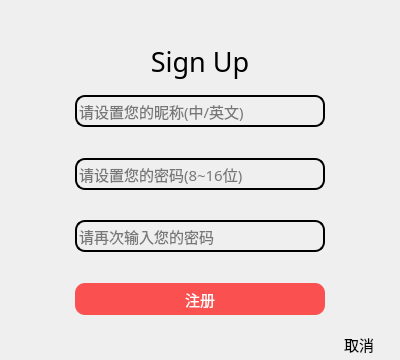
<?xml version="1.0" encoding="UTF-8"?>
<ui version="4.0">
 <class>RegistDialog</class>
 <widget class="QDialog" name="RegistDialog">
  <property name="geometry">
   <rect>
    <x>0</x>
    <y>0</y>
    <width>400</width>
    <height>360</height>
   </rect>
  </property>
  <property name="minimumSize">
   <size>
    <width>400</width>
    <height>360</height>
   </size>
  </property>
  <property name="maximumSize">
   <size>
    <width>400</width>
    <height>360</height>
   </size>
  </property>
  <property name="font">
   <font>
    <family>楷体</family>
    <pointsize>11</pointsize>
   </font>
  </property>
  <property name="windowTitle">
   <string>LivePlayer</string>
  </property>
  <property name="windowIcon">
   <iconset>
    <normaloff>Res/Player.ico</normaloff>Res/Player.ico</iconset>
  </property>
  <property name="styleSheet">
   <string notr="true"/>
  </property>
  <layout class="QGridLayout" name="gridLayout">
   <property name="leftMargin">
    <number>0</number>
   </property>
   <property name="topMargin">
    <number>0</number>
   </property>
   <property name="rightMargin">
    <number>0</number>
   </property>
   <property name="bottomMargin">
    <number>0</number>
   </property>
   <property name="spacing">
    <number>0</number>
   </property>
   <item row="3" column="0">
    <widget class="QWidget" name="widgetEdtRePwd" native="true">
     <layout class="QHBoxLayout" name="horizontalLayout_4">
      <item>
       <spacer name="horizontalSpacer_7">
        <property name="orientation">
         <enum>Qt::Horizontal</enum>
        </property>
        <property name="sizeHint" stdset="0">
         <size>
          <width>57</width>
          <height>20</height>
         </size>
        </property>
       </spacer>
      </item>
      <item>
       <widget class="QLineEdit" name="edtRePwd">
        <property name="minimumSize">
         <size>
          <width>250</width>
          <height>32</height>
         </size>
        </property>
        <property name="styleSheet">
         <string notr="true">QLineEdit
{font: 9pt &quot;幼圆&quot;;
background-color: rgba(255, 255, 255, 0);
border-radius:10px;
border:2px solid rgb(0,0,0);
}
QLineEdit[echoMode=&quot;2&quot;]{
    lineedit-password-character:9835;
}</string>
        </property>
        <property name="maxLength">
         <number>16</number>
        </property>
        <property name="echoMode">
         <enum>QLineEdit::Password</enum>
        </property>
        <property name="placeholderText">
         <string>请再次输入您的密码</string>
        </property>
       </widget>
      </item>
      <item>
       <spacer name="horizontalSpacer_8">
        <property name="orientation">
         <enum>Qt::Horizontal</enum>
        </property>
        <property name="sizeHint" stdset="0">
         <size>
          <width>57</width>
          <height>20</height>
         </size>
        </property>
       </spacer>
      </item>
     </layout>
    </widget>
   </item>
   <item row="2" column="0">
    <widget class="QWidget" name="widgetEdtPwd" native="true">
     <layout class="QHBoxLayout" name="horizontalLayout_3">
      <item>
       <spacer name="horizontalSpacer_5">
        <property name="orientation">
         <enum>Qt::Horizontal</enum>
        </property>
        <property name="sizeHint" stdset="0">
         <size>
          <width>57</width>
          <height>20</height>
         </size>
        </property>
       </spacer>
      </item>
      <item>
       <widget class="QLineEdit" name="edtPwd">
        <property name="minimumSize">
         <size>
          <width>250</width>
          <height>32</height>
         </size>
        </property>
        <property name="styleSheet">
         <string notr="true">QLineEdit
{font: 9pt &quot;幼圆&quot;;
background-color: rgba(255, 255, 255, 0);
border-radius:10px;
border:2px solid rgb(0,0,0);
}
QLineEdit[echoMode=&quot;2&quot;]{
    lineedit-password-character:9835;
}</string>
        </property>
        <property name="maxLength">
         <number>16</number>
        </property>
        <property name="echoMode">
         <enum>QLineEdit::Password</enum>
        </property>
        <property name="placeholderText">
         <string>请设置您的密码(8~16位)</string>
        </property>
       </widget>
      </item>
      <item>
       <spacer name="horizontalSpacer_6">
        <property name="orientation">
         <enum>Qt::Horizontal</enum>
        </property>
        <property name="sizeHint" stdset="0">
         <size>
          <width>57</width>
          <height>20</height>
         </size>
        </property>
       </spacer>
      </item>
     </layout>
    </widget>
   </item>
   <item row="1" column="0">
    <widget class="QWidget" name="widgetEdtName" native="true">
     <layout class="QHBoxLayout" name="horizontalLayout_2">
      <item>
       <spacer name="horizontalSpacer_3">
        <property name="orientation">
         <enum>Qt::Horizontal</enum>
        </property>
        <property name="sizeHint" stdset="0">
         <size>
          <width>57</width>
          <height>20</height>
         </size>
        </property>
       </spacer>
      </item>
      <item>
       <widget class="QLineEdit" name="edtName">
        <property name="minimumSize">
         <size>
          <width>250</width>
          <height>32</height>
         </size>
        </property>
        <property name="styleSheet">
         <string notr="true">QLineEdit
{font: 9pt &quot;幼圆&quot;;
background-color: rgba(255, 255, 255, 0);
border-radius:10px;
border:2px solid rgb(0,0,0);
}
</string>
        </property>
        <property name="maxLength">
         <number>10</number>
        </property>
        <property name="placeholderText">
         <string>请设置您的昵称(中/英文)</string>
        </property>
       </widget>
      </item>
      <item>
       <spacer name="horizontalSpacer_4">
        <property name="orientation">
         <enum>Qt::Horizontal</enum>
        </property>
        <property name="sizeHint" stdset="0">
         <size>
          <width>57</width>
          <height>20</height>
         </size>
        </property>
       </spacer>
      </item>
     </layout>
    </widget>
   </item>
   <item row="0" column="0">
    <widget class="QWidget" name="widgetTitle" native="true">
     <layout class="QGridLayout" name="gridLayout_2">
      <property name="leftMargin">
       <number>0</number>
      </property>
      <property name="topMargin">
       <number>0</number>
      </property>
      <property name="rightMargin">
       <number>0</number>
      </property>
      <property name="bottomMargin">
       <number>0</number>
      </property>
      <item row="0" column="0">
       <widget class="QLabel" name="labTitle">
        <property name="sizePolicy">
         <sizepolicy hsizetype="Preferred" vsizetype="Preferred">
          <horstretch>0</horstretch>
          <verstretch>0</verstretch>
         </sizepolicy>
        </property>
        <property name="minimumSize">
         <size>
          <width>0</width>
          <height>80</height>
         </size>
        </property>
        <property name="font">
         <font>
          <family>Segoe Script</family>
          <pointsize>20</pointsize>
          <weight>50</weight>
          <italic>false</italic>
          <bold>false</bold>
         </font>
        </property>
        <property name="styleSheet">
         <string notr="true"/>
        </property>
        <property name="text">
         <string>Sign Up</string>
        </property>
        <property name="alignment">
         <set>Qt::AlignBottom|Qt::AlignHCenter</set>
        </property>
       </widget>
      </item>
     </layout>
    </widget>
   </item>
   <item row="4" column="0">
    <widget class="QWidget" name="widget_6" native="true">
     <layout class="QHBoxLayout" name="horizontalLayout_5">
      <item>
       <spacer name="horizontalSpacer_9">
        <property name="orientation">
         <enum>Qt::Horizontal</enum>
        </property>
        <property name="sizeHint" stdset="0">
         <size>
          <width>57</width>
          <height>20</height>
         </size>
        </property>
       </spacer>
      </item>
      <item>
       <widget class="QPushButton" name="btnReg">
        <property name="minimumSize">
         <size>
          <width>250</width>
          <height>32</height>
         </size>
        </property>
        <property name="focusPolicy">
         <enum>Qt::NoFocus</enum>
        </property>
        <property name="styleSheet">
         <string notr="true">QPushButton
{color: rgb(255, 255, 255);
border-radius:10px;
background-color: rgba(255, 0, 0,170);
font: 11pt &quot;幼圆&quot;; 
}

QPushButton:hover
{color: rgb(255, 255, 255);
border-radius:10px;
background-color: rgba(0, 170, 0,170);
}

</string>
        </property>
        <property name="text">
         <string>注册</string>
        </property>
        <property name="autoDefault">
         <bool>false</bool>
        </property>
       </widget>
      </item>
      <item>
       <spacer name="horizontalSpacer_11">
        <property name="orientation">
         <enum>Qt::Horizontal</enum>
        </property>
        <property name="sizeHint" stdset="0">
         <size>
          <width>57</width>
          <height>20</height>
         </size>
        </property>
       </spacer>
      </item>
     </layout>
    </widget>
   </item>
   <item row="5" column="0">
    <widget class="QWidget" name="widget_7" native="true">
     <property name="maximumSize">
      <size>
       <width>16777215</width>
       <height>30</height>
      </size>
     </property>
     <layout class="QHBoxLayout" name="horizontalLayout_6">
      <property name="leftMargin">
       <number>5</number>
      </property>
      <property name="topMargin">
       <number>0</number>
      </property>
      <property name="rightMargin">
       <number>5</number>
      </property>
      <property name="bottomMargin">
       <number>0</number>
      </property>
      <item>
       <spacer name="horizontalSpacer_10">
        <property name="orientation">
         <enum>Qt::Horizontal</enum>
        </property>
        <property name="sizeHint" stdset="0">
         <size>
          <width>309</width>
          <height>20</height>
         </size>
        </property>
       </spacer>
      </item>
      <item>
       <widget class="QPushButton" name="btnCancle">
        <property name="minimumSize">
         <size>
          <width>72</width>
          <height>17</height>
         </size>
        </property>
        <property name="focusPolicy">
         <enum>Qt::NoFocus</enum>
        </property>
        <property name="styleSheet">
         <string notr="true">QPushButton
{
color: rgb(0, 0, 0);
font: 9pt &quot;幼圆&quot;; 
border-radius:10px;
background-color:rgba(255,255,255,0);
}
QPushButton:hover
{
color: rgb(0, 170, 0);
border-radius:10px;
background-color:rgba(255,255,255,0);
}
</string>
        </property>
        <property name="text">
         <string>取消</string>
        </property>
        <property name="autoDefault">
         <bool>false</bool>
        </property>
       </widget>
      </item>
     </layout>
    </widget>
   </item>
  </layout>
 </widget>
 <tabstops>
  <tabstop>edtName</tabstop>
  <tabstop>edtPwd</tabstop>
  <tabstop>edtRePwd</tabstop>
  <tabstop>btnReg</tabstop>
  <tabstop>btnCancle</tabstop>
 </tabstops>
 <resources/>
 <connections/>
</ui>
